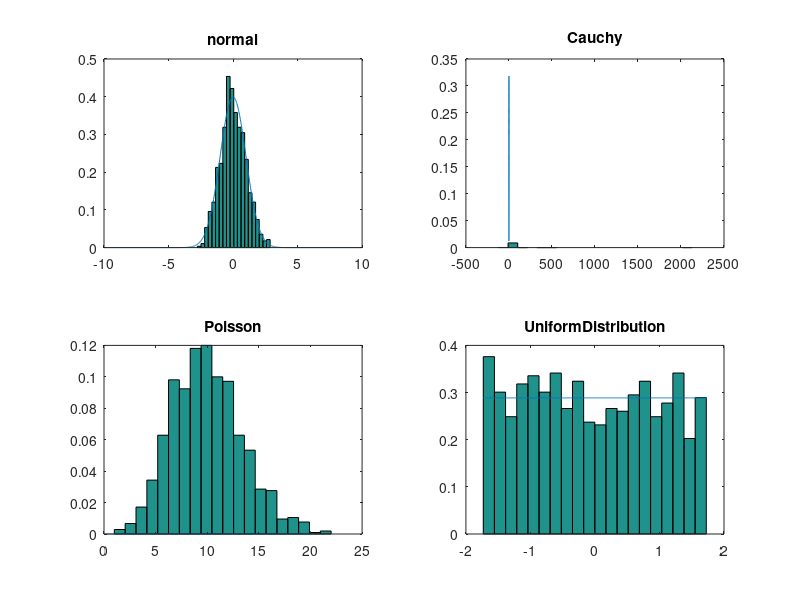

Recreate this plot in MATLAB.
pkg load statistics
N=1000;
masNorm=[N];
masCouchy=[N];
masPoisson=[N];
masUni=[N]
for i=1:N
masNorm(i) = normrnd (0, 1);
masCouchy(i)=trnd(1); %C(0,1)=t(1)
masPoisson(i)=poissrnd (10);
masUni(i)=unifrnd(-sqrt(3),sqrt(3));
end
display(masNorm);
display(masCouchy);
display(masPoisson);
display(masUni);

figure
subplot(2,2,1);
a=-10; b=10;
x=linspace(a,b,N);
hist(masNorm, 20, 20*(1/(-min(masNorm)+max(masNorm))));
hold on
y=normpdf(x, 0, 1);
plot(x,y);
title(sprintf("normal"));

subplot(2,2,2);
x=linspace(-5,5,N);
hist(masCouchy, 20, 20*(1/(-min(masCouchy)+max(masCouchy))));
hold on
y=cauchypdf(x,0,1);
plot(x,y);
title(sprintf("Cauchy"));

subplot(2,2,3);
x=linspace(0,20,N);
hist(masPoisson, 20, 20*(1/(-min(masPoisson)+max(masPoisson))));
hold on
y=poisspdf(x,10);
plot(x,y);
title(sprintf("Poisson"));

subplot(2,2,4);
x=linspace(-sqrt(3),sqrt(3),N);
hist(masUni, 20, 20*(1/(-min(masUni)+max(masUni))));
hold on
y=unifpdf(x,-sqrt(3),sqrt(3));
plot(x,y);
title(sprintf("UniformDistribution"));
